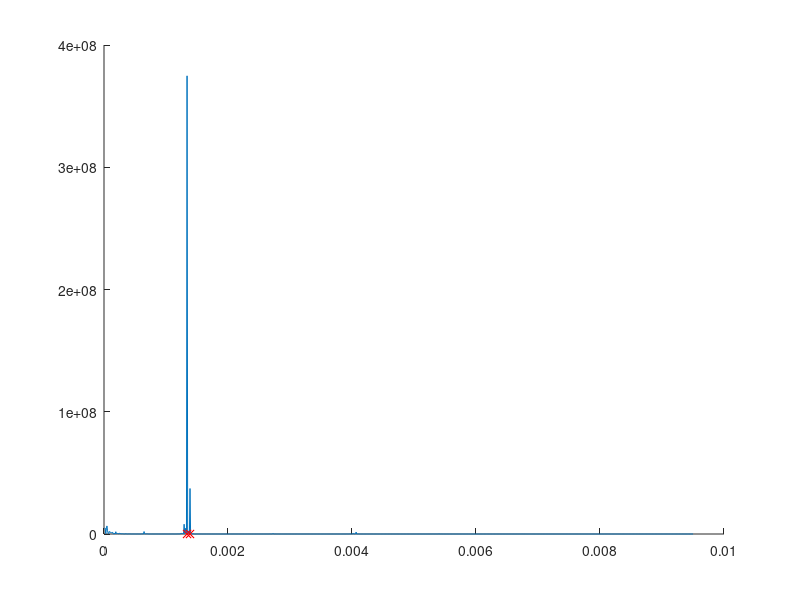
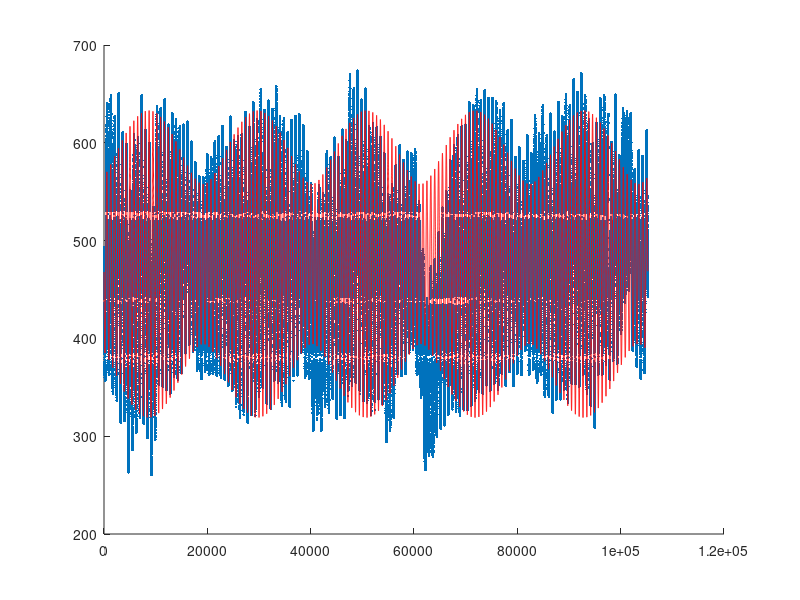
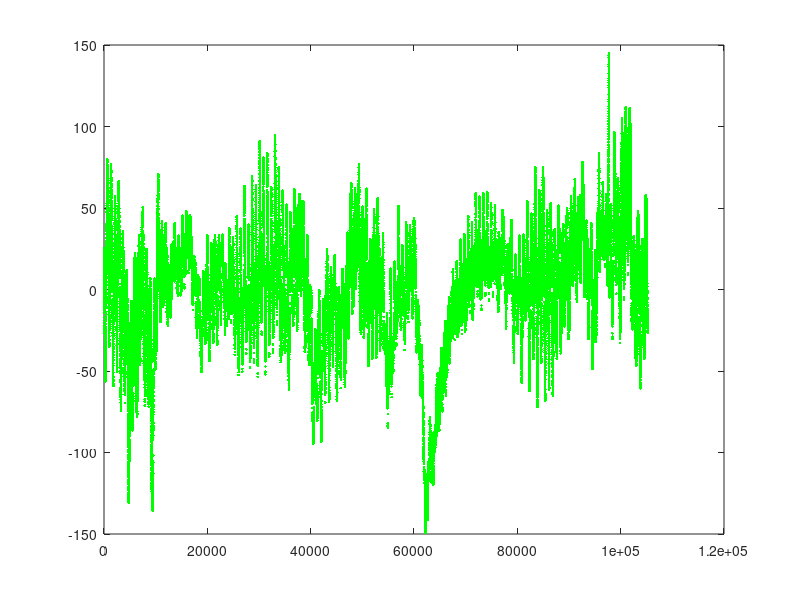

The MATLAB script that drew these images, in order:
A = dlmread('wbsa0233.dat');
S = A(:,6);

xm = mean(S);
n = length(S);
F = 1/n:1/n:1000/n;
t = (0:(n-1))';

p = zeros(1000,1);
i = 1;
for f = F
    p(i) = 1/n * sum((xm - S) .* cos(2 * pi .* f .* t))^2 + 1/n * sum((xm - S) .* sin(2 * pi .* f .* t))^2; 
    i = i + 1;
end

figure;
hold on;
plot(1/n:1/n:1000/n, p, '-');

[ps,psi] = sort(p, 1, 'descend');

max_f = F(psi(1:2));
f1 = max_f(1);
f2 = max_f(2);

plot(f1,1,'rx');
plot(f2,1,'rx');

R = [cos(2*pi * f1 .* t) , sin(2*pi * f1 .* t) , cos(2*pi * f2 .* t) , sin(2*pi * f2 .* t) ];
a = (R'*R)\R' * (S - xm);
a

x = 1:n;
y = xm + a(1) * cos(2*pi * f1 .* x) + a(2) * sin(2*pi * f1 .* x) + a(3) * cos(2*pi * f2 .* x) + a(4) * sin(2*pi * f2 .* x);

figure;
hold on;
plot(x,S, '.')
plot(x,y, 'r-');

figure;
e = S - y';
plot(x,e, 'g.');

fprintf('Standardabweichung der Fehler: %f.\n', std(e));
fprintf('Mittelwert der Fehler: %f.\n', mean(e));

[m,i] = max(e);
fprintf('Maximale Abweichung nach oben: %02i.%02i.%i, %02i:%02i  Messwert: %-4i  Funktionswert: %.2f  Abweichung: %.2f\n', A(i,3), A(i,2), A(i,1), A(i,4), A(i,5), A(i,6), y(i), e(i));

[m,i] = min(e);
fprintf('Maximale Abweichung nach oben: %02i.%02i.%i, %02i:%02i  Messwert: %-4i  Funktionswert: %.2f  Abweichung: %.2f\n', A(i,3), A(i,2), A(i,1), A(i,4), A(i,5), A(i,6), y(i), e(i));